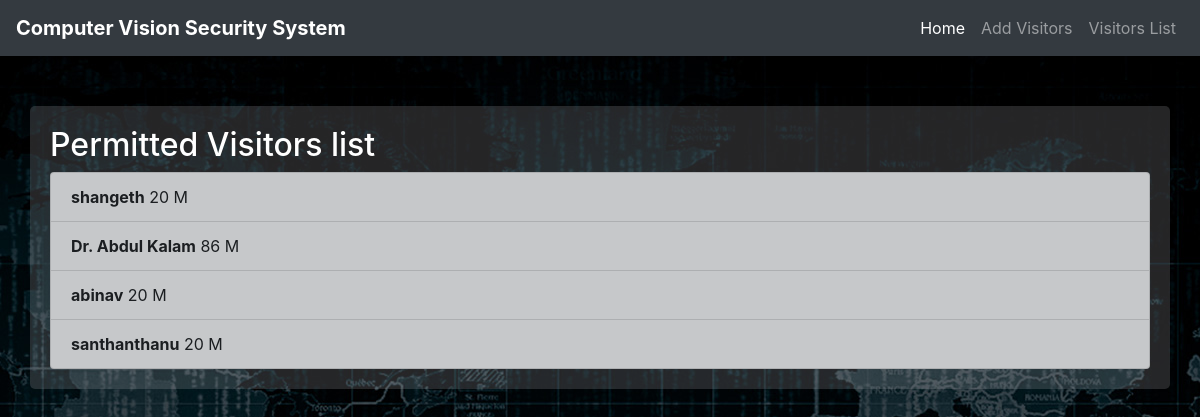
The page /visitorList on the database its author committed.
### tables this page shows
CREATE TABLE `Visitors` (
	`id`	INTEGER NOT NULL UNIQUE,
	`Name`	TEXT NOT NULL,
	`Age`	INTEGER NOT NULL,
	`Sex`	TEXT NOT NULL,
	PRIMARY KEY(`id`)
);

### server.py (the view)
@app.route('/visitorList')
def visitor_list():
    c = sqlite3.connect("faceInfoData.db")
    conn = c.cursor()
    cur = conn.execute("SELECT * FROM Visitors")
    visitors = cur.fetchall()
    return render_template("visitors_list.html",visitors = visitors)

### templates/visitors_list.html
{% extends "index2.html" %}
{% block content%}
<div class="container" id="list">
<h2>Permitted Visitors list</h2>
    <ol style="overflow: scroll" class="list-group">
    {% for visitor in visitors %}
    <li class="list-group-item list-group-item-dark"> <strong>{{ visitor[1] }}</strong>     {{ visitor[2] }}    {{ visitor[3] }}</li>
    {% endfor %}
    </ol>
</div>
{% endblock %}

### static/css/style.css (style rules this page uses)
body { background: url("cyber-security-background-14.jpg"); color: white; }
#list { background-color: rgba(184, 186, 188,0.2); padding: 20px; border-radius: 5px; margin: 0 auto; width: 100%; position: relative; top: 50px; }

### rows shown on the page
Visitors: Name "shangeth", Age "20", Sex "M"
Visitors: Name "Dr. Abdul Kalam", Age "86", Sex "M"
Visitors: Name "abinav", Age "20", Sex "M"
Visitors: Name "santhanthanu", Age "20", Sex "M"
